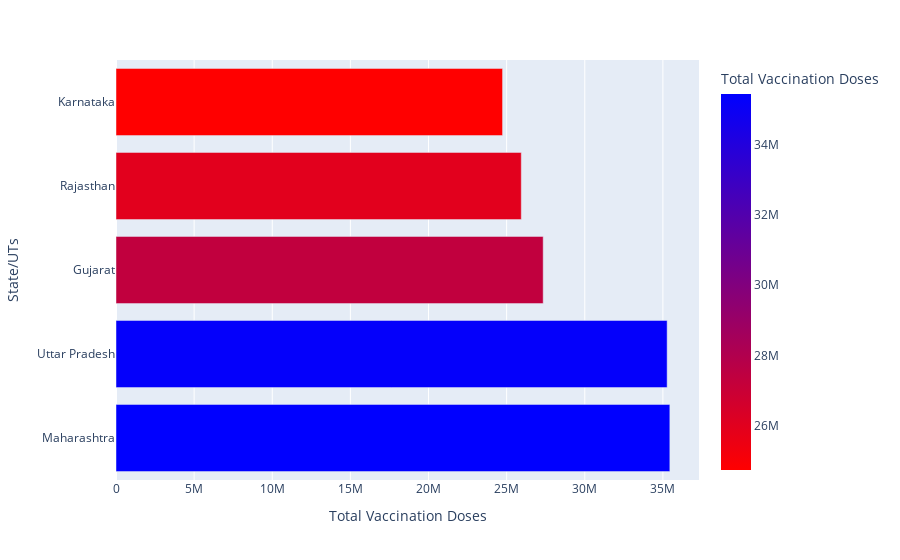

The notebook cell this image was saved under:
### Code cell
fig = px.bar(df_top,x ="Total Vaccination Doses", y="State/UTs", color="Total Vaccination Doses", orientation="h",
             color_continuous_scale='Bluered_r', hover_name="State/UTs")

fig.show()

### Figure 1 — Plotly figure (JSON) as saved in the notebook; plotly's stock layout.template omitted (floating-point values rounded to 4 significant figures)
{"data": [{"alignmentgroup": "True", "hovertemplate": "<b>%{hovertext}</b><br><br>Total Vaccination Doses=%{marker.color}<br>State/UTs=%{y}<extra></extra>", "hovertext": ["Maharashtra", "Uttar Pradesh", "Gujarat", "Rajasthan", "Karnataka"], "legendgroup": "", "marker": {"color": [35445024, 35272000, 27340028, 25937769, 24739593], "coloraxis": "coloraxis", "pattern": {"shape": ""}}, "name": "", "offsetgroup": "", "orientation": "h", "showlegend": false, "textposition": "auto", "x": [35445024, 35272000, 27340028, 25937769, 24739593], "xaxis": "x", "y": ["Maharashtra", "Uttar Pradesh", "Gujarat", "Rajasthan", "Karnataka"], "yaxis": "y", "type": "bar"}], "layout": {"xaxis": {"anchor": "y", "domain": [0.0, 1.0], "title": {"text": "Total Vaccination Doses"}}, "yaxis": {"anchor": "x", "domain": [0.0, 1.0], "title": {"text": "State/UTs"}}, "coloraxis": {"colorbar": {"title": {"text": "Total Vaccination Doses"}}, "colorscale": [[0.0, "rgb(255,0,0)"], [1.0, "rgb(0,0,255)"]]}, "legend": {"tracegroupgap": 0}, "margin": {"t": 60}, "barmode": "relative"}}
